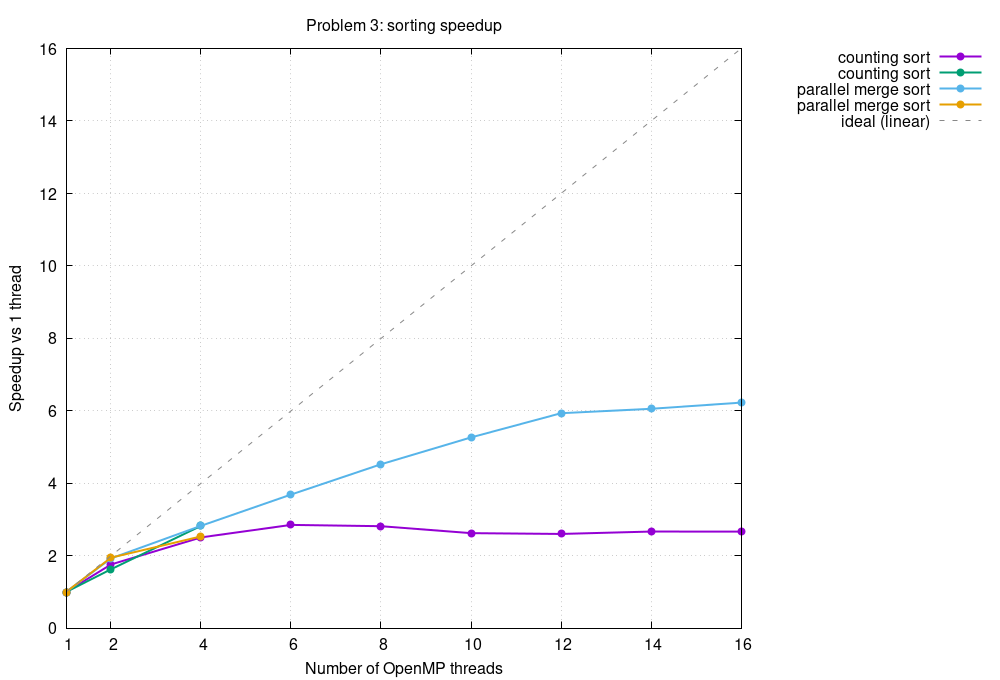

Recreate this plot in gnuplot.
# generated by plots/plot_all.sh -- regenerate, do not hand-edit
set terminal pngcairo size 1000,680 enhanced font 'Helvetica,12'
set output 'plots/p3_speedup.png'
set title "Problem 3: sorting speedup"
set xlabel 'Number of OpenMP threads'
set ylabel 'Speedup vs 1 thread'
set key outside right top
set grid
set xtics (1,2,4,6,8,10,12,14,16)
plot 'plots/data/p3_counting_n1000000000.dat' using 1:3 with linespoints lw 2 pt 7 title 'counting sort', \
     'plots/data/p3_counting_n5000000.dat' using 1:3 with linespoints lw 2 pt 7 title 'counting sort', \
     'plots/data/p3_merge_n200000000.dat' using 1:3 with linespoints lw 2 pt 7 title 'parallel merge sort', \
     'plots/data/p3_merge_n5000000.dat' using 1:3 with linespoints lw 2 pt 7 title 'parallel merge sort', \
     x with lines lw 1 dt 2 lc rgb '#888888' title 'ideal (linear)'
